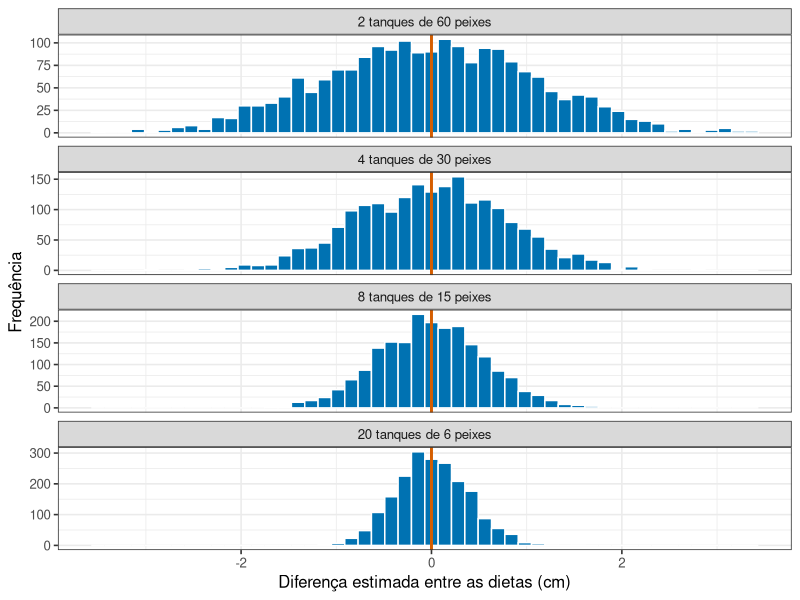

Write R code to recreate this figure.
## ---- chunk 1
#| include: false
library(tidyverse)
theme_set(theme_bw(base_size = 12))
## ---- chunk 2
#| echo: false
#| label: fig-aleatorizacao-alocacao
#| fig-cap: "Diferença estimada entre duas dietas idênticas, em dois mil experimentos, para quatro maneiras de distribuir os mesmos 120 peixes. Como não há efeito, o valor correto é sempre zero."
#| fig-alt: "Quatro histogramas empilhados, todos centrados em zero. Com 2 tanques de 60 peixes a distribuição é muito larga; ela vai se estreitando conforme o número de tanques aumenta, e com 20 tanques de 6 peixes fica bem concentrada em torno de zero."
#| fig-height: 4.6

variacao_entre_tanques <- 0.8
variacao_entre_peixes <- 0.5
orcamento <- 120

diferenca_estimada <- function(n_tanques) {
  peixes_por_tanque <- orcamento / n_tanques
  dieta <- rep(c("comum", "enriquecida"), each = n_tanques / 2)

  media_tanque <- rnorm(n_tanques, mean = 10, sd = variacao_entre_tanques)
  media_medida <- media_tanque +
    rnorm(n_tanques, mean = 0, sd = variacao_entre_peixes / sqrt(peixes_por_tanque))

  mean(media_medida[dieta == "enriquecida"]) - mean(media_medida[dieta == "comum"])
}

alocacoes <- c(2, 4, 8, 20)
rotulos <- paste0(alocacoes, " tanques de ", orcamento / alocacoes, " peixes")

diferencas <- bind_rows(lapply(seq_along(alocacoes), function(i) {
  tibble(
    alocacao = rotulos[i],
    diferenca = replicate(2000, diferenca_estimada(alocacoes[i]))
  )
})) |>
  mutate(alocacao = fct_relevel(alocacao, rotulos))

ggplot(diferencas, aes(x = diferenca)) +
  geom_histogram(bins = 50, fill = "#0072B2", colour = "white") +
  geom_vline(xintercept = 0, colour = "#D55E00", linewidth = 1) +
  facet_wrap(~ alocacao, ncol = 1, scales = "free_y") +
  labs(x = "Diferença estimada entre as dietas (cm)", y = "Frequência")
## ---- chunk 3
#| echo: false
espalhamento <- diferencas |>
  group_by(alocacao) |>
  summarise(desvio = sd(diferenca))

sd_2  <- formatC(espalhamento$desvio[1], format = "f", digits = 2, decimal.mark = ",")
sd_20 <- formatC(espalhamento$desvio[4], format = "f", digits = 2, decimal.mark = ",")
